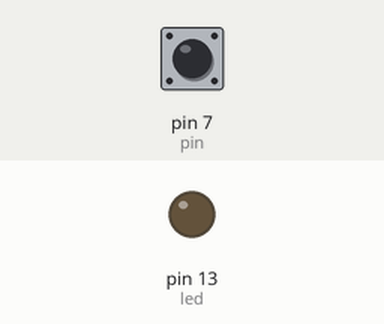
A sketch run on a simulated Arduino Uno, built with avr-gcc and run on an emulated ATmega328P. Shown: output pins drawn as LEDs (lit = HIGH). Dashed ring = blinking. The inputs (shaded band) are chosen by the test bench; at power-on: pin 7 (pin) LOW.

Above: at 1.2 s.
1.3 s: pin 7 (pin) pulsed HIGH 5 times (0.12 s each, 0.3 s apart)
At 1.77 s:
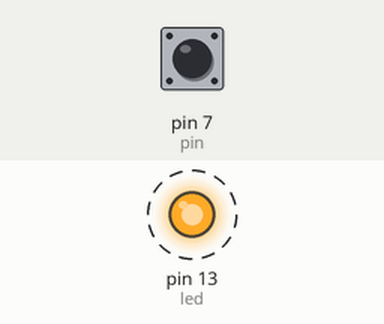
At 3.2 s:
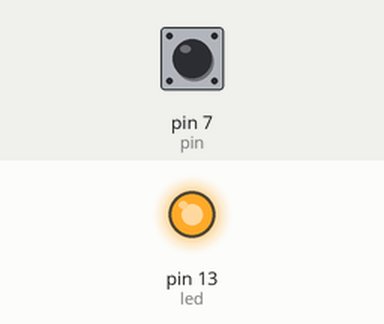
Timing chart, 0 to 4.7 s (numbered marks = the images above; inputs shaded):
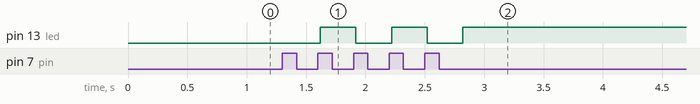

The sketch:

nutan.ino
```cpp
int led = 13, pin = 7, value = 0;
// void setup(){
//   pinMode(led,OUTPUT);
//   pinMode(pin,INPUT);
//   digitalWrite(led,LOW);
// }
// void loop(){
//   value = digitalRead(pin);
//   digitalWrite(led,value);
// }

// nhấn nhả nút
boolean i = 0;
void setup()
{
  pinMode(pin, INPUT);
  pinMode(led, OUTPUT);
}
void loop()
{
  if (digitalRead(pin) == HIGH)
  {
    i = !i;
    while (digitalRead(pin) == HIGH)
      ;
    delay(200);
  }
  if (i == 1)
  {
    digitalWrite(led, HIGH);
  }
  else
  {
    digitalWrite(led, LOW);
  }
}
```

Measured:
- after the input at 1.3 s, pin 13 (led): alternates HIGH for 0.30 s and LOW for 0.30 s, 5 changes in all, then stays HIGH, starting after 0.32 s
